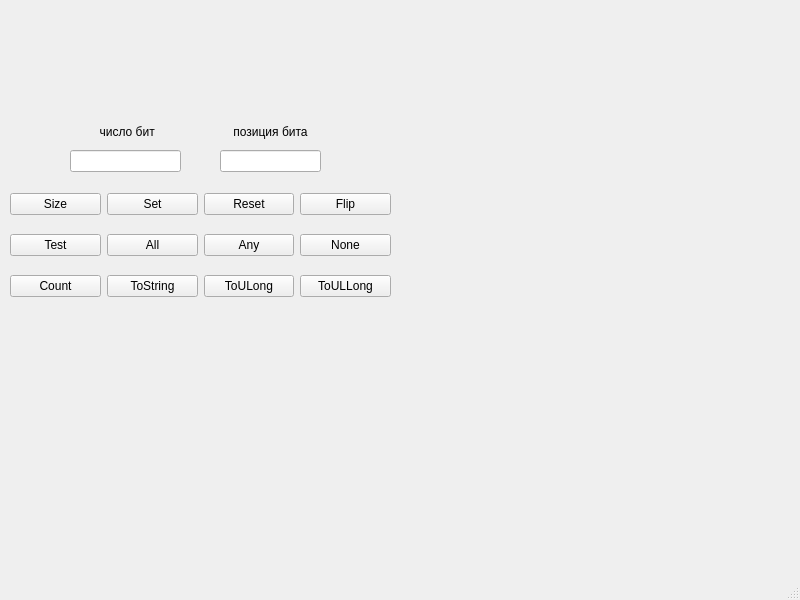
<?xml version="1.0" encoding="UTF-8"?>
<ui version="4.0">
 <class>MainWindow</class>
 <widget class="QMainWindow" name="MainWindow">
  <property name="geometry">
   <rect>
    <x>0</x>
    <y>0</y>
    <width>800</width>
    <height>600</height>
   </rect>
  </property>
  <property name="windowTitle">
   <string>MainWindow</string>
  </property>
  <widget class="QWidget" name="centralwidget">
   <widget class="QLabel" name="labelValue">
    <property name="geometry">
     <rect>
      <x>150</x>
      <y>60</y>
      <width>101</width>
      <height>31</height>
     </rect>
    </property>
    <property name="font">
     <font>
      <pointsize>14</pointsize>
      <italic>true</italic>
      <bold>true</bold>
     </font>
    </property>
    <property name="text">
     <string/>
    </property>
    <property name="alignment">
     <set>Qt::AlignCenter</set>
    </property>
   </widget>
   <widget class="QWidget" name="">
    <property name="geometry">
     <rect>
      <x>10</x>
      <y>180</y>
      <width>381</width>
      <height>131</height>
     </rect>
    </property>
    <layout class="QVBoxLayout" name="verticalLayout">
     <item>
      <layout class="QHBoxLayout" name="horizontalLayout">
       <item>
        <widget class="QPushButton" name="btnSize">
         <property name="text">
          <string>Size</string>
         </property>
        </widget>
       </item>
       <item>
        <widget class="QPushButton" name="btnSet">
         <property name="text">
          <string>Set</string>
         </property>
        </widget>
       </item>
       <item>
        <widget class="QPushButton" name="btnReset">
         <property name="text">
          <string>Reset</string>
         </property>
        </widget>
       </item>
       <item>
        <widget class="QPushButton" name="btnFlip">
         <property name="text">
          <string>Flip</string>
         </property>
        </widget>
       </item>
      </layout>
     </item>
     <item>
      <layout class="QHBoxLayout" name="horizontalLayout_2">
       <item>
        <widget class="QPushButton" name="btnTest">
         <property name="text">
          <string>Test</string>
         </property>
        </widget>
       </item>
       <item>
        <widget class="QPushButton" name="btnAll">
         <property name="text">
          <string>All</string>
         </property>
        </widget>
       </item>
       <item>
        <widget class="QPushButton" name="btnAny">
         <property name="text">
          <string>Any</string>
         </property>
        </widget>
       </item>
       <item>
        <widget class="QPushButton" name="btnNone">
         <property name="text">
          <string>None</string>
         </property>
        </widget>
       </item>
      </layout>
     </item>
     <item>
      <layout class="QHBoxLayout" name="horizontalLayout_3">
       <item>
        <widget class="QPushButton" name="btnCount">
         <property name="text">
          <string>Count</string>
         </property>
        </widget>
       </item>
       <item>
        <widget class="QPushButton" name="btnToString">
         <property name="text">
          <string>ToString</string>
         </property>
        </widget>
       </item>
       <item>
        <widget class="QPushButton" name="btnToULong">
         <property name="text">
          <string>ToULong</string>
         </property>
        </widget>
       </item>
       <item>
        <widget class="QPushButton" name="btnToULLong">
         <property name="text">
          <string>ToULLong</string>
         </property>
        </widget>
       </item>
      </layout>
     </item>
    </layout>
   </widget>
   <widget class="QWidget" name="">
    <property name="geometry">
     <rect>
      <x>70</x>
      <y>120</y>
      <width>111</width>
      <height>52</height>
     </rect>
    </property>
    <layout class="QVBoxLayout" name="verticalLayout_2">
     <item>
      <widget class="QLabel" name="label">
       <property name="text">
        <string> число бит</string>
       </property>
       <property name="alignment">
        <set>Qt::AlignCenter</set>
       </property>
      </widget>
     </item>
     <item>
      <widget class="QLineEdit" name="lineEditSize"/>
     </item>
    </layout>
   </widget>
   <widget class="QWidget" name="">
    <property name="geometry">
     <rect>
      <x>220</x>
      <y>120</y>
      <width>101</width>
      <height>52</height>
     </rect>
    </property>
    <layout class="QVBoxLayout" name="verticalLayout_3">
     <item>
      <widget class="QLabel" name="label_2">
       <property name="text">
        <string>позиция бита</string>
       </property>
       <property name="alignment">
        <set>Qt::AlignCenter</set>
       </property>
      </widget>
     </item>
     <item>
      <widget class="QLineEdit" name="lineEditPos"/>
     </item>
    </layout>
   </widget>
  </widget>
  <widget class="QMenuBar" name="menubar">
   <property name="geometry">
    <rect>
     <x>0</x>
     <y>0</y>
     <width>800</width>
     <height>23</height>
    </rect>
   </property>
  </widget>
  <widget class="QStatusBar" name="statusbar"/>
 </widget>
 <resources/>
 <connections/>
</ui>
